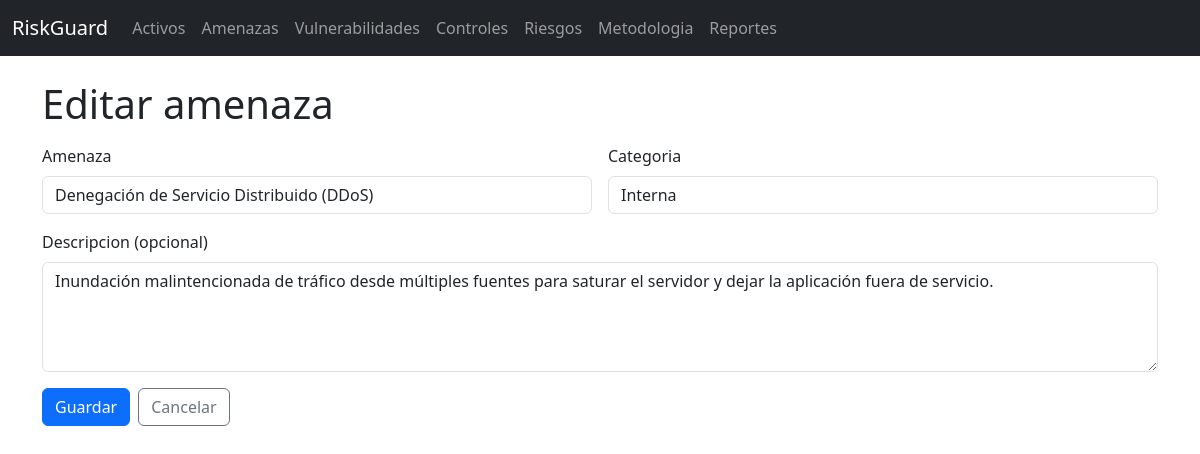
The page /threats/4/edit on the database its author committed.
### models.py (models this page shows)
class Threat(db.Model):
    id = db.Column(db.Integer, primary_key=True)
    name = db.Column(db.String(120), nullable=False)
    category = db.Column(db.String(80), nullable=False)
    description = db.Column(db.Text)

### app.py (the view)
    @app.route("/threats/<int:item_id>/edit", methods=["GET", "POST"])
    def threats_edit(item_id: int):
        item = Threat.query.get_or_404(item_id)
        form = ThreatForm(obj=item)
        if form.validate_on_submit():
            form.populate_obj(item)
            db.session.commit()
            flash("Amenaza actualizada", "success")
            return redirect(url_for("threats_list"))
        return render_template("catalog/form.html", form=form, title="Editar amenaza")

### forms.py
class ThreatForm(FlaskForm):
    name = StringField("Amenaza", validators=[DataRequired(), Length(max=120)])
    category = SelectField("Categoria", choices=CATEGORIES_THREAT, validators=[DataRequired()])
    description = TextAreaField("Descripcion (opcional)", validators=[Optional()])
    submit = SubmitField("Guardar")

### templates/catalog/form.html (shortened to what this page needs)
{% extends 'base.html' %}
{% from '_formhelpers.html' import render_field, render_textarea %}
{% block content %}
<h1 class="mb-3">{{ title }}</h1>
<form method="post">
  <div class="row g-3">
    <div class="col-12 col-md-6">
      {{ render_field(form.name) }}
    </div>
    <div class="col-12 col-md-6">
      {{ render_field(form.category) }}
    </div>
    <div class="col-12">
      {{ render_textarea(form.description) }}
    </div>
    <div class="col-12 d-flex gap-2">
      <button class="btn btn-primary" type="submit">Guardar</button>
      {% if title.lower().find('amenaza') != -1 %}
        <a class="btn btn-outline-secondary" href="{{ url_for('threats_list') }}">Cancelar</a>
      {% else %}
        <a class="btn btn-outline-secondary" href="{{ url_for('vulnerabilities_list') }}">Cancelar</a>
      {% endif %}
    </div>
  </div>
</form>
{% endblock %}

### templates/_formhelpers.html (shortened to what this page needs)
{% macro render_field(field) -%}
  <label class="form-label">{{ field.label.text }}</label>
  {{ field(class_='form-control') }}
{%- endmacro %}
{% macro render_textarea(field) -%}
  <label class="form-label">{{ field.label.text }}</label>
  {{ field(class_='form-control', rows=4) }}
{%- endmacro %}

### rows shown on the page
Threat: name "Denegación de Servicio Distribuido (DDoS)", category "Interna", description "Inundación malintencionada de tráfico desde múltiples fuentes para saturar el servidor y dejar la aplicación fuera de servicio."

### other values the page prints
{{ title }} "Editar amenaza"
{{ field.label.text }} "Amenaza Categoria"
{{ field.label.text }} "Descripcion (opcional)"
